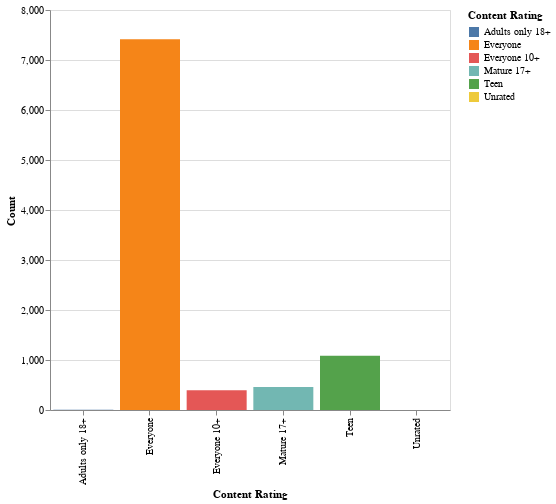

Notebook code cell kept with this figure:
### Markdown cell above
### Gráfico de barras del número de aplicaciones en cada categoría Content Rating

### Code cell
content_rating_counts = df_clean['Content Rating'].value_counts().reset_index()
content_rating_counts.columns = ['Content Rating', 'Count']

chart = alt.Chart(content_rating_counts).mark_bar().encode(
    x='Content Rating',
    y='Count',
    color='Content Rating'
).properties(
    width=400, 
    height=400 
)

chart.display()

### Figure 1 — Vega-Lite specification as saved in the notebook (floating-point values rounded to 4 significant figures)
{"config": {"view": {"continuousWidth": 300, "continuousHeight": 300}}, "data": {"name": "data-4a0ab6f439547b238957f2b13b8f7572"}, "mark": {"type": "bar"}, "encoding": {"color": {"field": "Content Rating", "type": "nominal"}, "x": {"field": "Content Rating", "type": "nominal"}, "y": {"field": "Count", "type": "quantitative"}}, "height": 400, "width": 400, "$schema": "https://vega.github.io/schema/vega-lite/v5.17.0.json", "datasets": {"data-4a0ab6f439547b238957f2b13b8f7572": [{"Content Rating": "Everyone", "Count": 7414}, {"Content Rating": "Teen", "Count": 1084}, {"Content Rating": "Mature 17+", "Count": 461}, {"Content Rating": "Everyone 10+", "Count": 397}, {"Content Rating": "Adults only 18+", "Count": 3}, {"Content Rating": "Unrated", "Count": 1}]}}
